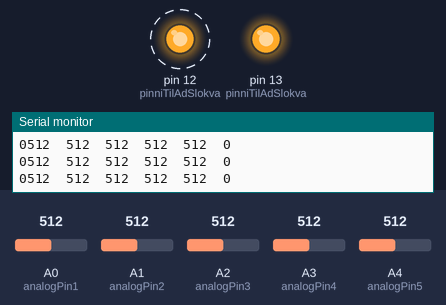
Bench run of a sketch on a simulated Arduino Uno, built with avr-gcc and run on an emulated ATmega328P. On the bench: output pins drawn as LEDs (lit = HIGH), the last lines printed to the serial monitor. Dashed ring = blinking. Inputs (shaded band) come from the test bench; at power-on: A0 (analogPin1) = 512, A1 (analogPin2) = 512, A2 (analogPin3) = 512, A3 (analogPin4) = 512, A4 (analogPin5) = 512.

Above: at 0.8 s.
0.9 s: A0 (analogPin1) set to 104
3.9 s: A0 (analogPin1) set to 91
At 5.5 s:
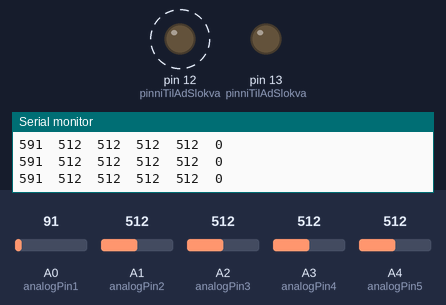
6.9 s: A1 (analogPin2) set to 110
At 8.4 s:
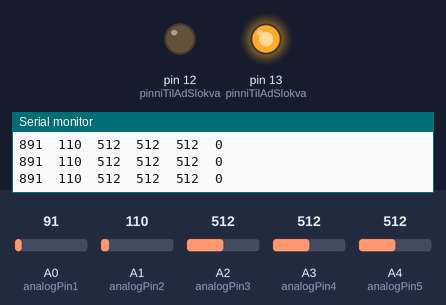
8.5 s: A1 (analogPin2) set to 92
10.5 s: A2 (analogPin3) set to 104
13.5 s: A2 (analogPin3) set to 89
Timing chart, 0 to 16.5 s (numbered marks = the images above; inputs shaded):
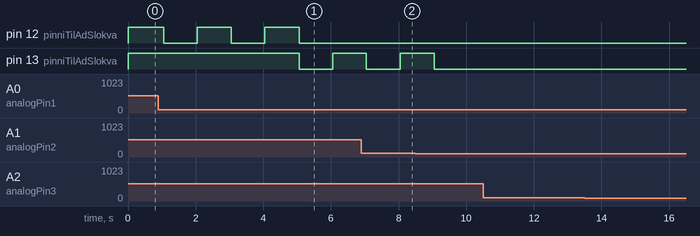

The sketch:

radgata.ino
```cpp
int analogPin1 = 0;     // potentiometer wiper (middle terminal) connected to analog pin 3
int analogPin2 = 1;     // potentiometer wiper (middle terminal) connected to analog pin 3
int analogPin3 = 2;     // potentiometer wiper (middle terminal) connected to analog pin 3
int analogPin4 = 3;     // potentiometer wiper (middle terminal) connected to analog pin 3
int analogPin5 = 4;     // potentiometer wiper (middle terminal) connected to analog pin 3
//int analogPin6 = 5;     // potentiometer wiper (middle terminal) connected to analog pin 3

                       // outside leads to ground and +5V
int val1,val2,val3,val4,val5,val6;           // variable to store the value read

//696 898 407 90 993 126,5

int rett1=685;
int rett2=882;
int rett3=402;
int rett4=93;
int rett5=829;
int rett6=126;

// her byrjar ljosadaemid


  // þennan tima fae eg fra pafanum, timinn sem er eftir af leiknum
  unsigned long TimeLeft = 10;
  unsigned long TimeToSplit = TimeLeft/ 2; // hofum 2 tvi tad eru adeins t led perur
  unsigned long Timibyrjar, Timataka;
  // her er breyta sem seigir hvort eigi ad kvekja eda slokkva a led, fyrir blik
  int witchLED = 0;
  int blikka = false; // byrjum a ad slokva
  int pinniTilAdSlokva = 12;


void setup()
{
  Serial.begin(9600);          //  setup serial

   pinMode(13,OUTPUT);
   pinMode(12,OUTPUT);
   //pinMode(8,OUTPUT);

      // Keikjum a ollum perunum
    digitalWrite(13, HIGH);
    digitalWrite(12, HIGH);
    //digitalWrite(8, HIGH);
    Serial.println("hellow");

Timibyrjar= millis();

    while(1){
      Timataka=floor((millis() - Timibyrjar)/1000);
val1 = analogRead(analogPin1);    // read the input pin
  val2 = analogRead(analogPin2);    // read the input pin
val3 = analogRead(analogPin3);    // read the input pin
val4 = analogRead(analogPin4);    // read the input pin
val5 = analogRead(analogPin5);    // read the input pin
//val6 = analogRead(analogPin6);    // read the input pin

  Serial.print(val1);             // debug value
  Serial.print("  ");             // debug value
    Serial.print(val2);             // debug value
  Serial.print("  ");             // debug value
    Serial.print(val3);             // debug value
  Serial.print("  ");             // debug value
    Serial.print(val4);             // debug value
      Serial.print("  ");             // debug value
    Serial.print(val5);
      Serial.print("  ");             // debug value
    Serial.println(val6);
if(rett1-10< val1 && val1 <rett1+10 && val2>rett2-10 && val2<rett2+10
&& val3>rett3-10 && val3<rett3+10 && val4>rett4-10 && val4<rett4+10
&& val5>rett5-10 && val5<rett5+10 )
{
  Serial.print("meistaraverk");
}


  Serial.print(Timataka);
  // lykjja tul ad blikka, kveikjum
  /*if(Timataka < TimeToSplit &&  Timataka % 500 == 0 && witchLED == 1){
    //Serial.println("I am turning on!!");
    digitalWrite(12,HIGH);
    witchLED = 0;
  }

  // tetta er lykja til ad blikka, slokkvum
  if(Timataka < TimeToSplit &&  Timataka % 500 == 0 && witchLED == 0){
    //Serial.println("i am in turning offf");
    digitalWrite(12,LOW);
    witchLED = 1;
  }
*/

  // slokvum a pinna 12
  if(Timataka >= TimeToSplit){
      //Serial.println("LED number 12 LOW");
      digitalWrite(12,LOW);

      pinniTilAdSlokva = 13;
    }


  // latum pina 13 blika, kveikjum
    if(Timataka % 2 == 0 ){
     digitalWrite(pinniTilAdSlokva, HIGH);
   }
   else{
     digitalWrite(pinniTilAdSlokva, LOW);
   }

  /*
    // latum pinna 13 blikka, slokkvum
   if(Timataka > TimeToSplit && Timataka < 2*TimeToSplit &&  Timataka % 100 == 0 && witchLED == 0){
      digitalWrite(13,LOW);
      witchLED = 1;
  }

  */
  if(Timataka >= 2*TimeToSplit){
    //Serial.println("LED number 13 LOW");
    digitalWrite(13,LOW);

    }
    }
}

void loop()
{


}
```

Measured:
- the behaviour switches between 100 and 99 on A0 (analogPin1) (found by bisection; images 0 and 1)
